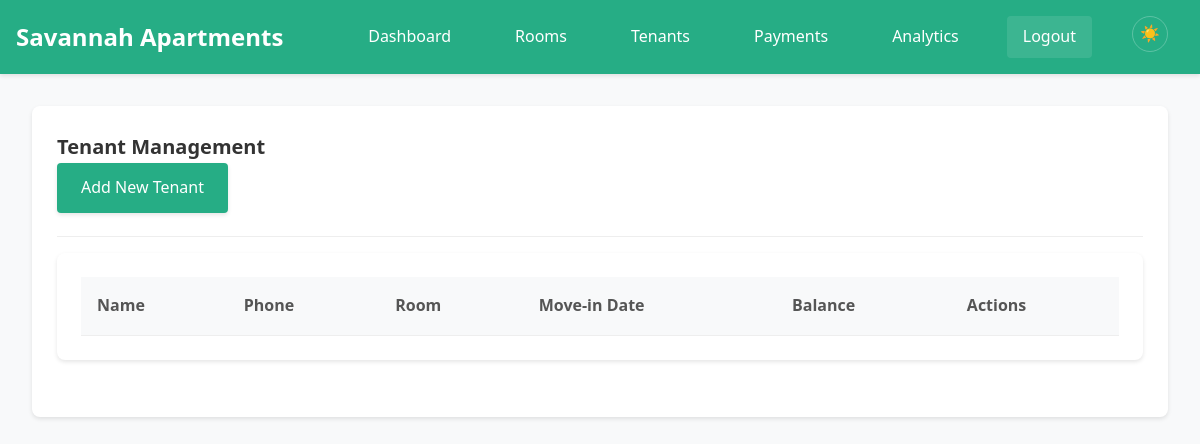
The page /tenants (signed in) on the database as committed earlier.
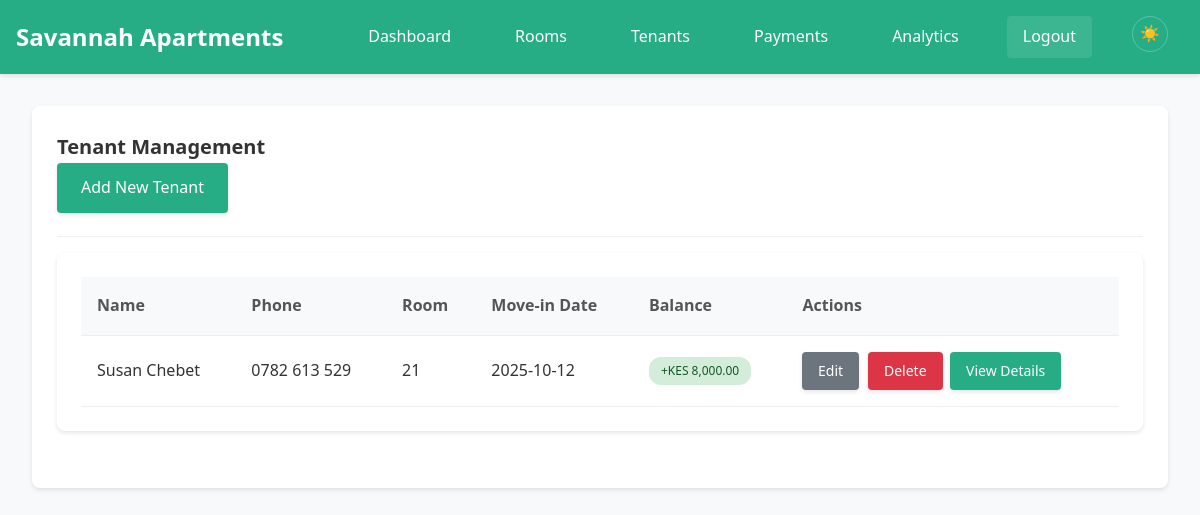
The same page on the database as committed later.
### tables this page shows
CREATE TABLE tenants (
            tenant_id INTEGER PRIMARY KEY AUTOINCREMENT,
            tenant_name TEXT NOT NULL,
            tenant_phone TEXT NOT NULL,
            room_id INTEGER,
            move_in_date DATE NOT NULL,
            balance REAL DEFAULT 0, credit_balance REAL DEFAULT 0, last_payment_date DATE, first_name TEXT, second_name TEXT, id_number TEXT, next_of_kin_name TEXT, next_of_kin_contact TEXT, relative_name TEXT, relative_id_number TEXT, relative_contact TEXT,
            FOREIGN KEY (room_id) REFERENCES rooms (room_id)
        );

### app.py (the view)
@app.route('/tenants')
@login_required
def tenants():
    conn = get_db_connection()
    tenants_rows = conn.execute('''
        SELECT
            t.tenant_id,
            t.tenant_name,
            t.tenant_phone,
            t.move_in_date,
            t.last_payment_date,
            r.room_number,
            r.monthly_rent,
            (
                SELECT COALESCE(SUM(p2.amount), 0)
                FROM payments p2
                WHERE p2.tenant_id = t.tenant_id
                  AND strftime('%Y-%m', p2.payment_date) = strftime('%Y-%m', 'now')
            ) as total_payments,
            (r.monthly_rent - ((
                SELECT COALESCE(SUM(p3.amount), 0)
                FROM payments p3
                WHERE p3.tenant_id = t.tenant_id
                  AND strftime('%Y-%m', p3.payment_date) = strftime('%Y-%m', 'now')
            ) + COALESCE(t.credit_balance, 0))) as balance
        FROM tenants t
        LEFT JOIN rooms r ON t.room_id = r.room_id
        GROUP BY t.tenant_id, t.tenant_name, t.tenant_phone, t.move_in_date, t.last_payment_date, r.room_number, r.monthly_rent
        ORDER BY t.tenant_name
    ''').fetchall()
    tenants = [dict(row) for row in tenants_rows]
    conn.close()
    return render_template('tenants.html', tenants=tenants)

### app.py (called while the page is built)
@app.template_filter('currency')
def currency_filter(value):
    if value is None:
        return "KES 0.00"
    return f"KES {value:,.2f}"

def get_db_connection():
    conn = sqlite3.connect(DATABASE, timeout=20.0)
    conn.row_factory = sqlite3.Row
    conn.execute('PRAGMA journal_mode=WAL')
    conn.execute('PRAGMA synchronous=NORMAL')
    conn.execute('PRAGMA cache_size=10000')
    conn.execute('PRAGMA temp_store=MEMORY')
    return conn

def login_required(f):
    @wraps(f)
    def decorated_function(*args, **kwargs):
        if 'logged_in' not in session:
            return redirect(url_for('login'))
        return f(*args, **kwargs)
    return decorated_function

### templates/tenants.html (shortened to what this page needs)
{% extends "base.html" %}
{% block content %}
<div class="card">
    <div class="card-header">
        <h1 class="card-title">Tenant Management</h1>
        <a href="{{ url_for('add_tenant') }}" class="btn btn-success">Add New Tenant</a>
    </div>
    <div class="table-container">
        <table class="table">
            <thead>
                <tr>
                    <th>Name</th>
                    <th>Phone</th>
                    <th>Room</th>
                    <th>Move-in Date</th>
                    <th>Balance</th>
                    <th>Actions</th>
                </tr>
            </thead>
            <tbody>
                {% for tenant in tenants %}
                <tr>
                    <td>{{ tenant.tenant_name }}</td>
                    <td>{{ tenant.tenant_phone }}</td>
                    <td>{{ tenant.room_number or 'No Room' }}</td>
                    <td>{{ tenant.move_in_date }}</td>
                    <td>
                        <span class="status-badge {% if tenant.balance <= 0 %}status-positive{% else %}status-negative{% endif %}">
                            {% if tenant.balance > 0 %}-{{ tenant.balance|currency }}{% else %}+{{ (tenant.balance|abs)|currency }}{% endif %}
                        </span>
                    </td>
                    <td>
                        <div class="action-buttons">
                            <a href="{{ url_for('edit_tenant', tenant_id=tenant.tenant_id) }}" class="btn btn-sm btn-secondary">Edit</a>
                            <a href="{{ url_for('delete_tenant', tenant_id=tenant.tenant_id) }}"
                               class="btn btn-sm btn-danger"
                               onclick="return confirm('Are you sure you want to delete this tenant? This will also delete all their payment records.')">Delete</a>
                            <a href="{{ url_for('tenant_details_view', tenant_id=tenant.tenant_id) }}" class="btn btn-sm btn-info">View Details</a>
                        </div>
                    </td>
                </tr>
                {% endfor %}
            </tbody>
        </table>
    </div>
</div>
{% endblock %}

Rows that differ between the two databases and show on the page:
added tenants: tenant_name "Susan Chebet", tenant_phone "0782 613 529", room "21", move_in_date "2025-10-12", balance "KES 8,000.00"
